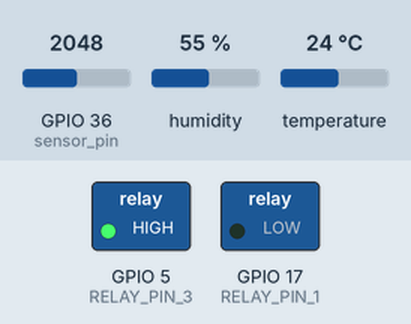
Bench run of a sketch on a simulated ESP32. Shown: switched loads named in the sketch (green lamp = pin HIGH). Inputs (shaded band) come from the test bench; at power-on: GPIO 36 (sensor_pin) = 2048, humidity 55 %, temperature 24 °C. WiFi joins after 1.5 s; servers stay silent unless stated.

Above: at 3.1 s.
3.2 s: GPIO 36 (sensor_pin) set to 2768
4.7 s: GPIO 36 (sensor_pin) set to 2885
At 5.4 s:
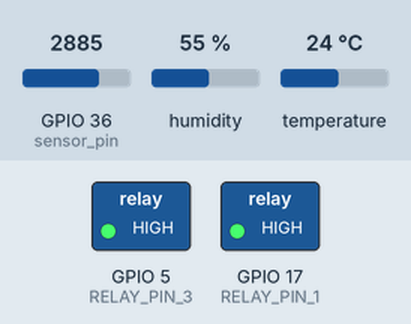
10.2 s: GPIO 36 (sensor_pin) set to 2047
At 13.6 s:
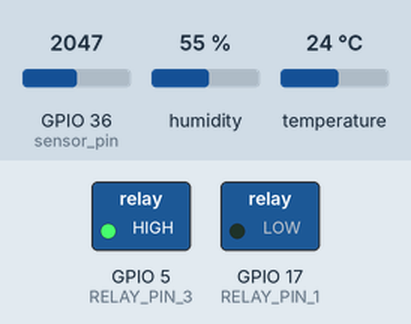
14.2 s: GPIO 36 (sensor_pin) set to 2866
At 15.1 s:
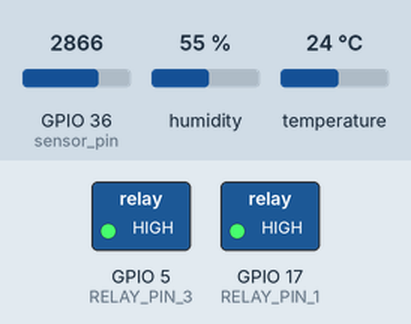
Timing chart, 0 to 19.7 s (numbered marks = the images above; inputs shaded):
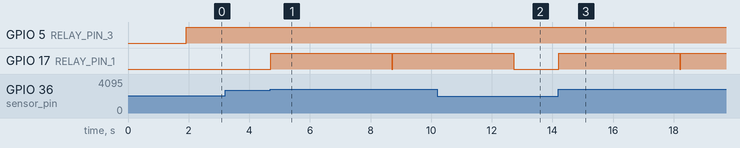

Measured:
- the behaviour switches between 2825 and 2826 on GPIO 36 (sensor_pin) (found by bisection; images 0 and 1)
- after the input at 3.2 s, every drawn part: stays the same
- after the input at 4.7 s, GPIO 17 (RELAY_PIN_1): LOW → HIGH at once, → LOW 4.0 s later, → HIGH 0.02 s later
- after the input at 10.2 s, GPIO 17 (RELAY_PIN_1): goes on until 12.7 s, then stays LOW
- after the input at 14.2 s, GPIO 17 (RELAY_PIN_1): LOW → HIGH at once, → LOW 4.0 s later, → HIGH 0.02 s later

The sketch:

Proyecto_Inf276.ino
```cpp
#define BLYNK_TEMPLATE_ID "TMPL2PgItMGTl"
#define BLYNK_TEMPLATE_NAME "Planta"

#define BLYNK_FIRMWARE_VERSION        "0.1.0"
#define BLYNK_PRINT Serial
#define APP_DEBUG

#include "BlynkSimpleEsp32.h"
#include "DHT.h"

#define RELAY_PIN_3 5
#define RELAY_PIN_1 17
#define dhin 14
#define dhtt DHT11

char auth[] = "KxNz77K0nPaG1f3R7_ZLxcgnFX7w31pZ";
char ssid[] = "Nombre de la Señal";
char pass[] = "Contraseña de la señal";

int _moisture, sensor_analog;
const int sensor_pin = A0;

DHT dht(dhin, dhtt);

void setup()
{
  Serial.begin(115200);
  delay(100);
  pinMode(RELAY_PIN_1, OUTPUT);
  pinMode(RELAY_PIN_3, OUTPUT);
  digitalWrite(RELAY_PIN_1, LOW);
  digitalWrite(RELAY_PIN_3, LOW);
  dht.begin();
  Blynk.begin(auth, ssid, pass);
}


void loop() {
  float h = dht.readHumidity();
  float t = dht.readTemperature();
  sensor_analog = analogRead(sensor_pin);
  _moisture = ( 100 - ( (sensor_analog / 4095.00) * 100 ) );
  digitalWrite(RELAY_PIN_3, HIGH);
  if (isnan(h) || isnan(t) ) {
    Serial.println(F("Failed to read from DHT sensor!"));
    digitalWrite(RELAY_PIN_3, LOW);
    return;
  }
  if (_moisture <= 30 && t < 27) {
    Blynk.virtualWrite(V3, _moisture);
    digitalWrite(RELAY_PIN_1, HIGH);
    delay(4000);
    digitalWrite(RELAY_PIN_1, LOW);
  }

  Blynk.virtualWrite(V3, _moisture);
  Blynk.virtualWrite(V0, t);
  Blynk.virtualWrite(V1, h);
  Blynk.run();
}
```
